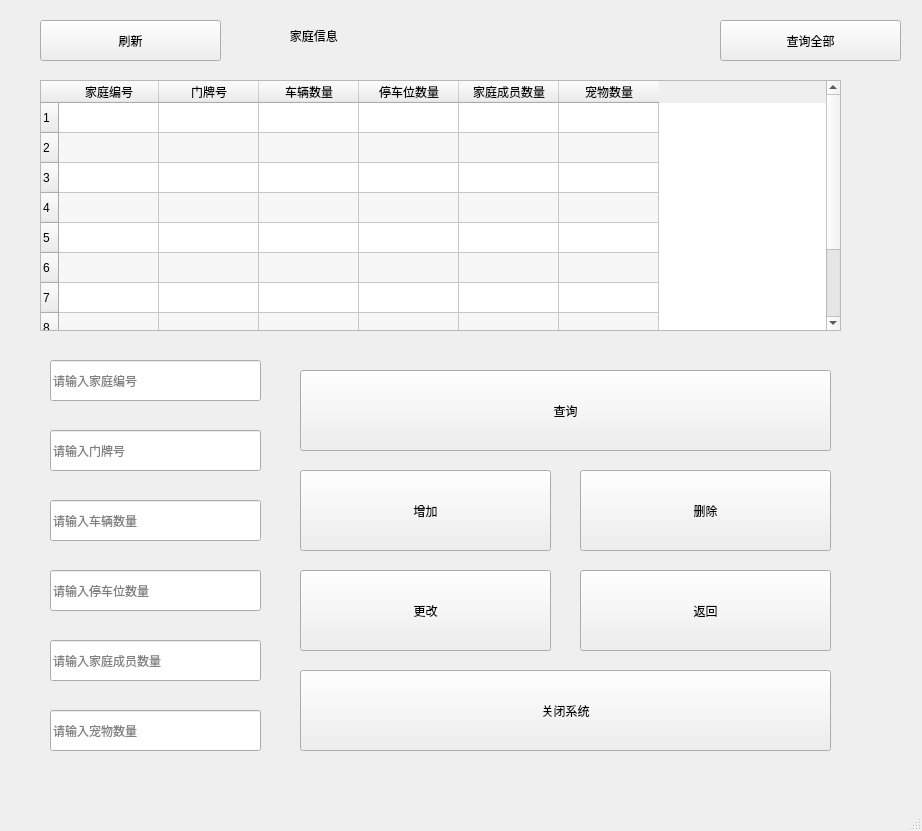
<?xml version="1.0" encoding="UTF-8"?>
<ui version="4.0">
 <class>MainWindow</class>
 <widget class="QMainWindow" name="MainWindow">
  <property name="geometry">
   <rect>
    <x>0</x>
    <y>0</y>
    <width>922</width>
    <height>831</height>
   </rect>
  </property>
  <property name="minimumSize">
   <size>
    <width>922</width>
    <height>831</height>
   </size>
  </property>
  <property name="maximumSize">
   <size>
    <width>922</width>
    <height>831</height>
   </size>
  </property>
  <property name="windowTitle">
   <string>root_家庭信息</string>
  </property>
  <widget class="QWidget" name="centralwidget">
   <widget class="QTableWidget" name="tableWidget">
    <property name="geometry">
     <rect>
      <x>40</x>
      <y>80</y>
      <width>801</width>
      <height>251</height>
     </rect>
    </property>
    <property name="alternatingRowColors">
     <bool>true</bool>
    </property>
    <row>
     <property name="text">
      <string>1</string>
     </property>
    </row>
    <row>
     <property name="text">
      <string>2</string>
     </property>
    </row>
    <row>
     <property name="text">
      <string>3</string>
     </property>
    </row>
    <row>
     <property name="text">
      <string>4</string>
     </property>
    </row>
    <row>
     <property name="text">
      <string>5</string>
     </property>
    </row>
    <row>
     <property name="text">
      <string>6</string>
     </property>
    </row>
    <row>
     <property name="text">
      <string>7</string>
     </property>
    </row>
    <row>
     <property name="text">
      <string>8</string>
     </property>
    </row>
    <row>
     <property name="text">
      <string>9</string>
     </property>
    </row>
    <row>
     <property name="text">
      <string>10</string>
     </property>
    </row>
    <column>
     <property name="text">
      <string>家庭编号</string>
     </property>
    </column>
    <column>
     <property name="text">
      <string>门牌号</string>
     </property>
    </column>
    <column>
     <property name="text">
      <string>车辆数量</string>
     </property>
    </column>
    <column>
     <property name="text">
      <string>停车位数量</string>
     </property>
    </column>
    <column>
     <property name="text">
      <string>家庭成员数量</string>
     </property>
    </column>
    <column>
     <property name="text">
      <string>宠物数量</string>
     </property>
    </column>
   </widget>
   <widget class="QLineEdit" name="lineEdit_2">
    <property name="geometry">
     <rect>
      <x>50</x>
      <y>430</y>
      <width>211</width>
      <height>41</height>
     </rect>
    </property>
    <property name="text">
     <string/>
    </property>
    <property name="placeholderText">
     <string>请输入门牌号</string>
    </property>
   </widget>
   <widget class="QLabel" name="label">
    <property name="geometry">
     <rect>
      <x>230</x>
      <y>20</y>
      <width>301</width>
      <height>31</height>
     </rect>
    </property>
    <property name="styleSheet">
     <string notr="true">font: 20pt &quot;Arial&quot;;</string>
    </property>
    <property name="text">
     <string>                  家庭信息</string>
    </property>
   </widget>
   <widget class="QLineEdit" name="lineEdit_3">
    <property name="geometry">
     <rect>
      <x>50</x>
      <y>500</y>
      <width>211</width>
      <height>41</height>
     </rect>
    </property>
    <property name="text">
     <string/>
    </property>
    <property name="placeholderText">
     <string>请输入车辆数量</string>
    </property>
   </widget>
   <widget class="QLineEdit" name="lineEdit_4">
    <property name="geometry">
     <rect>
      <x>50</x>
      <y>570</y>
      <width>211</width>
      <height>41</height>
     </rect>
    </property>
    <property name="text">
     <string/>
    </property>
    <property name="placeholderText">
     <string>请输入停车位数量</string>
    </property>
   </widget>
   <widget class="QLineEdit" name="lineEdit_5">
    <property name="geometry">
     <rect>
      <x>50</x>
      <y>640</y>
      <width>211</width>
      <height>41</height>
     </rect>
    </property>
    <property name="text">
     <string/>
    </property>
    <property name="placeholderText">
     <string>请输入家庭成员数量</string>
    </property>
   </widget>
   <widget class="QLineEdit" name="lineEdit_1">
    <property name="geometry">
     <rect>
      <x>50</x>
      <y>360</y>
      <width>211</width>
      <height>41</height>
     </rect>
    </property>
    <property name="text">
     <string/>
    </property>
    <property name="placeholderText">
     <string>请输入家庭编号</string>
    </property>
   </widget>
   <widget class="QPushButton" name="pushButton_5">
    <property name="geometry">
     <rect>
      <x>580</x>
      <y>470</y>
      <width>251</width>
      <height>81</height>
     </rect>
    </property>
    <property name="styleSheet">
     <string notr="true">font: 18pt &quot;Arial&quot;;</string>
    </property>
    <property name="text">
     <string>删除</string>
    </property>
   </widget>
   <widget class="QPushButton" name="pushButton_3">
    <property name="geometry">
     <rect>
      <x>300</x>
      <y>370</y>
      <width>531</width>
      <height>81</height>
     </rect>
    </property>
    <property name="styleSheet">
     <string notr="true">font: 18pt &quot;Arial&quot;;</string>
    </property>
    <property name="text">
     <string>查询</string>
    </property>
   </widget>
   <widget class="QPushButton" name="pushButton_1">
    <property name="geometry">
     <rect>
      <x>720</x>
      <y>20</y>
      <width>181</width>
      <height>41</height>
     </rect>
    </property>
    <property name="text">
     <string>查询全部</string>
    </property>
   </widget>
   <widget class="QPushButton" name="pushButton_4">
    <property name="geometry">
     <rect>
      <x>300</x>
      <y>470</y>
      <width>251</width>
      <height>81</height>
     </rect>
    </property>
    <property name="styleSheet">
     <string notr="true">font: 18pt &quot;Arial&quot;;</string>
    </property>
    <property name="text">
     <string>增加</string>
    </property>
   </widget>
   <widget class="QLineEdit" name="lineEdit_6">
    <property name="geometry">
     <rect>
      <x>50</x>
      <y>710</y>
      <width>211</width>
      <height>41</height>
     </rect>
    </property>
    <property name="text">
     <string/>
    </property>
    <property name="placeholderText">
     <string>请输入宠物数量</string>
    </property>
   </widget>
   <widget class="QPushButton" name="pushButton_7">
    <property name="geometry">
     <rect>
      <x>580</x>
      <y>570</y>
      <width>251</width>
      <height>81</height>
     </rect>
    </property>
    <property name="styleSheet">
     <string notr="true">font: 18pt &quot;Arial&quot;;</string>
    </property>
    <property name="text">
     <string>返回</string>
    </property>
   </widget>
   <widget class="QPushButton" name="pushButton_21">
    <property name="geometry">
     <rect>
      <x>300</x>
      <y>670</y>
      <width>531</width>
      <height>81</height>
     </rect>
    </property>
    <property name="styleSheet">
     <string notr="true">font: 18pt &quot;Arial&quot;;</string>
    </property>
    <property name="text">
     <string>关闭系统</string>
    </property>
   </widget>
   <widget class="QPushButton" name="pushButton_2">
    <property name="geometry">
     <rect>
      <x>40</x>
      <y>20</y>
      <width>181</width>
      <height>41</height>
     </rect>
    </property>
    <property name="text">
     <string>刷新</string>
    </property>
   </widget>
   <widget class="QPushButton" name="pushButton_6">
    <property name="geometry">
     <rect>
      <x>300</x>
      <y>570</y>
      <width>251</width>
      <height>81</height>
     </rect>
    </property>
    <property name="styleSheet">
     <string notr="true">font: 18pt &quot;Arial&quot;;</string>
    </property>
    <property name="text">
     <string>更改</string>
    </property>
   </widget>
  </widget>
  <widget class="QMenuBar" name="menubar">
   <property name="geometry">
    <rect>
     <x>0</x>
     <y>0</y>
     <width>922</width>
     <height>26</height>
    </rect>
   </property>
  </widget>
  <widget class="QStatusBar" name="statusbar"/>
 </widget>
 <resources/>
 <connections/>
</ui>
